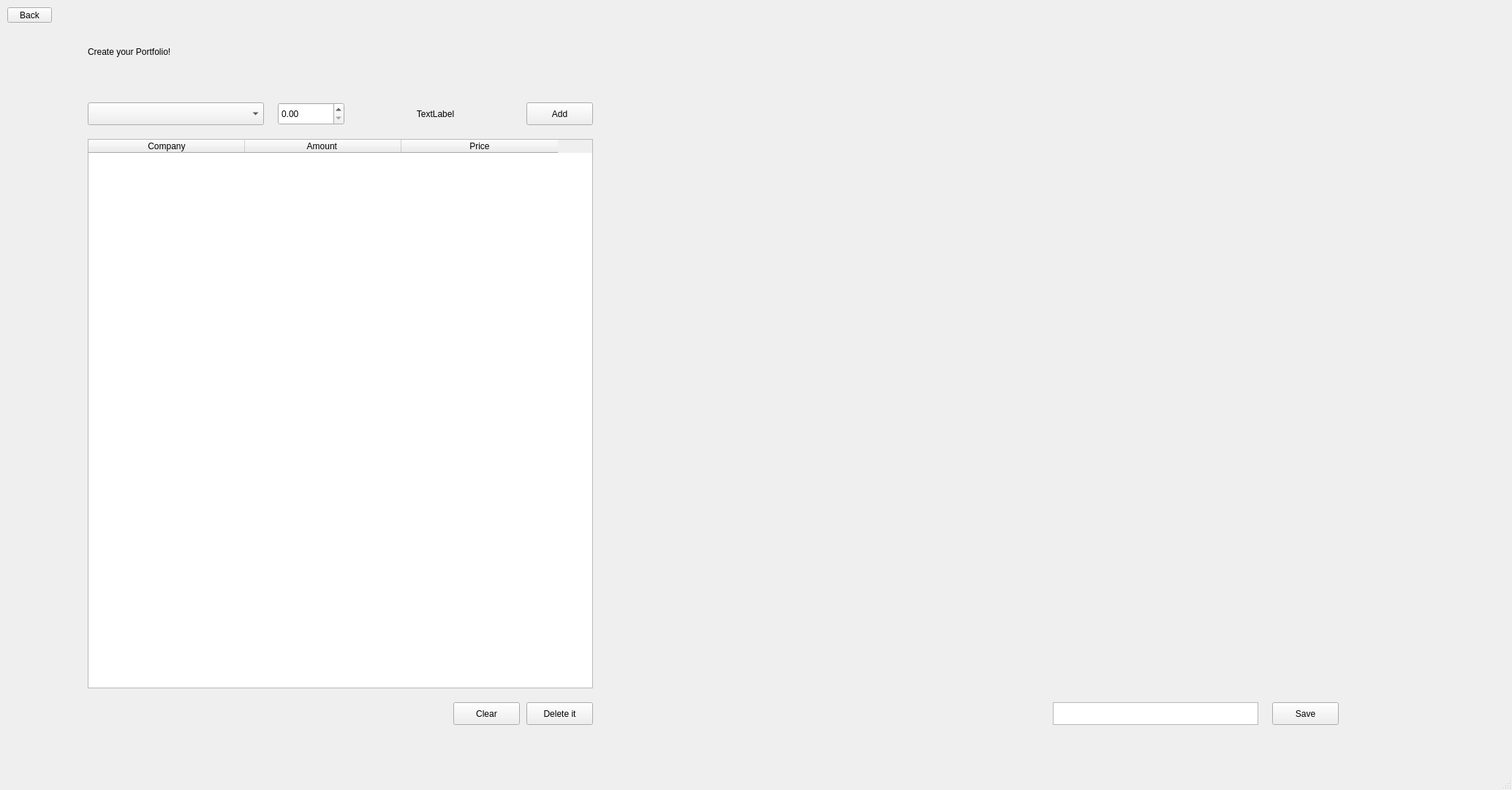
<?xml version="1.0" encoding="UTF-8"?>
<ui version="4.0">
 <class>MainWindow</class>
 <widget class="QMainWindow" name="MainWindow">
  <property name="enabled">
   <bool>true</bool>
  </property>
  <property name="geometry">
   <rect>
    <x>0</x>
    <y>0</y>
    <width>2068</width>
    <height>1080</height>
   </rect>
  </property>
  <property name="windowTitle">
   <string>MainWindow</string>
  </property>
  <widget class="QWidget" name="centralwidget">
   <widget class="QPushButton" name="add_button">
    <property name="geometry">
     <rect>
      <x>720</x>
      <y>140</y>
      <width>91</width>
      <height>31</height>
     </rect>
    </property>
    <property name="cursor">
     <cursorShape>PointingHandCursor</cursorShape>
    </property>
    <property name="text">
     <string>Add</string>
    </property>
   </widget>
   <widget class="QLabel" name="title_label">
    <property name="geometry">
     <rect>
      <x>120</x>
      <y>40</y>
      <width>361</width>
      <height>61</height>
     </rect>
    </property>
    <property name="text">
     <string>Create your Portfolio!</string>
    </property>
   </widget>
   <widget class="QPushButton" name="back_button">
    <property name="geometry">
     <rect>
      <x>10</x>
      <y>10</y>
      <width>61</width>
      <height>21</height>
     </rect>
    </property>
    <property name="cursor">
     <cursorShape>PointingHandCursor</cursorShape>
    </property>
    <property name="text">
     <string>Back</string>
    </property>
   </widget>
   <widget class="QLabel" name="value_label">
    <property name="geometry">
     <rect>
      <x>490</x>
      <y>140</y>
      <width>211</width>
      <height>31</height>
     </rect>
    </property>
    <property name="layoutDirection">
     <enum>Qt::LeftToRight</enum>
    </property>
    <property name="text">
     <string>TextLabel</string>
    </property>
    <property name="alignment">
     <set>Qt::AlignCenter</set>
    </property>
   </widget>
   <widget class="QComboBox" name="stocks_combobox">
    <property name="geometry">
     <rect>
      <x>120</x>
      <y>140</y>
      <width>241</width>
      <height>31</height>
     </rect>
    </property>
    <property name="cursor">
     <cursorShape>PointingHandCursor</cursorShape>
    </property>
   </widget>
   <widget class="QWidget" name="verticalLayoutWidget">
    <property name="geometry">
     <rect>
      <x>940</x>
      <y>100</y>
      <width>911</width>
      <height>841</height>
     </rect>
    </property>
    <layout class="QVBoxLayout" name="vlayout"/>
   </widget>
   <widget class="QPushButton" name="delete_it_button">
    <property name="geometry">
     <rect>
      <x>720</x>
      <y>960</y>
      <width>91</width>
      <height>31</height>
     </rect>
    </property>
    <property name="cursor">
     <cursorShape>PointingHandCursor</cursorShape>
    </property>
    <property name="text">
     <string>Delete it</string>
    </property>
   </widget>
   <widget class="QPushButton" name="clear_button">
    <property name="geometry">
     <rect>
      <x>620</x>
      <y>960</y>
      <width>91</width>
      <height>31</height>
     </rect>
    </property>
    <property name="cursor">
     <cursorShape>PointingHandCursor</cursorShape>
    </property>
    <property name="text">
     <string>Clear</string>
    </property>
   </widget>
   <widget class="QTableWidget" name="portfolio_table">
    <property name="enabled">
     <bool>true</bool>
    </property>
    <property name="geometry">
     <rect>
      <x>120</x>
      <y>190</y>
      <width>691</width>
      <height>751</height>
     </rect>
    </property>
    <property name="mouseTracking">
     <bool>true</bool>
    </property>
    <property name="contextMenuPolicy">
     <enum>Qt::DefaultContextMenu</enum>
    </property>
    <property name="verticalScrollBarPolicy">
     <enum>Qt::ScrollBarAsNeeded</enum>
    </property>
    <property name="sizeAdjustPolicy">
     <enum>QAbstractScrollArea::AdjustIgnored</enum>
    </property>
    <property name="editTriggers">
     <set>QAbstractItemView::NoEditTriggers</set>
    </property>
    <property name="dragDropMode">
     <enum>QAbstractItemView::DropOnly</enum>
    </property>
    <property name="alternatingRowColors">
     <bool>true</bool>
    </property>
    <property name="selectionBehavior">
     <enum>QAbstractItemView::SelectRows</enum>
    </property>
    <property name="textElideMode">
     <enum>Qt::ElideMiddle</enum>
    </property>
    <property name="showGrid">
     <bool>false</bool>
    </property>
    <property name="wordWrap">
     <bool>true</bool>
    </property>
    <property name="cornerButtonEnabled">
     <bool>true</bool>
    </property>
    <property name="columnCount">
     <number>3</number>
    </property>
    <attribute name="horizontalHeaderDefaultSectionSize">
     <number>214</number>
    </attribute>
    <column>
     <property name="text">
      <string>Company</string>
     </property>
    </column>
    <column>
     <property name="text">
      <string>Amount </string>
     </property>
    </column>
    <column>
     <property name="text">
      <string>Price</string>
     </property>
    </column>
   </widget>
   <widget class="QTextEdit" name="textEdit">
    <property name="geometry">
     <rect>
      <x>1440</x>
      <y>960</y>
      <width>281</width>
      <height>31</height>
     </rect>
    </property>
    <property name="styleSheet">
     <string notr="true"/>
    </property>
   </widget>
   <widget class="QPushButton" name="save_button">
    <property name="geometry">
     <rect>
      <x>1740</x>
      <y>960</y>
      <width>91</width>
      <height>31</height>
     </rect>
    </property>
    <property name="cursor">
     <cursorShape>PointingHandCursor</cursorShape>
    </property>
    <property name="text">
     <string>Save</string>
    </property>
   </widget>
   <widget class="QDoubleSpinBox" name="amount_spinbox">
    <property name="geometry">
     <rect>
      <x>380</x>
      <y>140</y>
      <width>91</width>
      <height>31</height>
     </rect>
    </property>
    <property name="cursor">
     <cursorShape>PointingHandCursor</cursorShape>
    </property>
    <property name="maximum">
     <double>9999.989999999999782</double>
    </property>
    <property name="singleStep">
     <double>0.050000000000000</double>
    </property>
   </widget>
  </widget>
  <widget class="QMenuBar" name="menubar">
   <property name="geometry">
    <rect>
     <x>0</x>
     <y>0</y>
     <width>2068</width>
     <height>26</height>
    </rect>
   </property>
  </widget>
  <widget class="QStatusBar" name="statusbar"/>
 </widget>
 <resources/>
 <connections/>
</ui>
